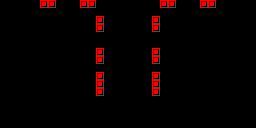

This is a level from a 2D game, rendered from its Tiled map with the project's own tilesets. A one-line summary and the map file follow, with tile-layer data summarised:
An orthogonal 32x16 tile map with 8x8 px tiles, 1 tile layer (tile_4), 4 hidden layers not drawn, 2 tilesets and 28 objects.

<map version="1.0" orientation="orthogonal" renderorder="right-down" width="32" height="16" tilewidth="8" tileheight="8" nextobjectid="46">
 <tileset firstgid="1" name="tiles" tilewidth="8" tileheight="8" tilecount="112">
  <image source="../../tapes/santalirium/tiles.png" width="64" height="115" />
  <tile id="0">
   <properties>
    <property name="#stencil" value="&lt;" />
    <property name="animation" value="&quot;idle&quot;" />
    <property name="animations" value="{&quot;idle&quot;:{&quot;frames&quot;:[0,1,2],&quot;speed&quot;:2,&quot;loopTo&quot;:0}}" />
    <property name="colorId" value="&quot;color2&quot;" />
    <property name="conveyorSide" value="-0.4" />
    <property name="tileX" value="0" />
    <property name="tileY" value="40" />
    <property name="type" value="[&quot;colored&quot;,&quot;conveyor&quot;,&quot;animatedObject&quot;,&quot;sceneObject&quot;,&quot;enemyWall&quot;]" />
   </properties>
  </tile>
  <tile id="1">
   <properties>
    <property name="#stencil" value="&gt;" />
    <property name="animation" value="&quot;idle&quot;" />
    <property name="animations" value="{&quot;idle&quot;:{&quot;frames&quot;:[2,1,0],&quot;speed&quot;:2,&quot;loopTo&quot;:0}}" />
    <property name="colorId" value="&quot;color2&quot;" />
    <property name="conveyorSide" value="0.4" />
    <property name="tileX" value="0" />
    <property name="tileY" value="40" />
    <property name="type" value="[&quot;colored&quot;,&quot;conveyor&quot;,&quot;animatedObject&quot;,&quot;sceneObject&quot;,&quot;enemyWall&quot;]" />
   </properties>
  </tile>
  <tile id="2">
   <properties>
    <property name="#stencil" value="x" />
    <property name="type" value="[&quot;enemyWall&quot;,&quot;sceneObject&quot;]" />
    <property name="visible" value="0" />
   </properties>
  </tile>
  <tile id="8">
   <properties>
    <property name="#stencil" value="#" />
    <property name="colorId" value="&quot;color0&quot;" />
    <property name="type" value="[&quot;colored&quot;,&quot;wall&quot;,&quot;sceneObject&quot;,&quot;enemyWall&quot;]" />
   </properties>
  </tile>
  <tile id="9">
   <properties>
    <property name="#like" value="#" />
    <property name="#stencil" value="W" />
   </properties>
  </tile>
  <tile id="16">
   <properties>
    <property name="#stencil" value="-" />
    <property name="colorId" value="&quot;color1&quot;" />
    <property name="type" value="[&quot;colored&quot;,&quot;passunder&quot;,&quot;sceneObject&quot;,&quot;enemyWall&quot;]" />
   </properties>
  </tile>
  <tile id="24">
   <properties>
    <property name="#stencil" value="~" />
    <property name="colorId" value="&quot;color3&quot;" />
    <property name="type" value="[&quot;colored&quot;,&quot;crumble&quot;,&quot;passunder&quot;,&quot;sceneObject&quot;,&quot;enemyWall&quot;]" />
   </properties>
  </tile>
  <tile id="32">
   <properties>
    <property name="#stencil" value="^" />
    <property name="colorId" value="&quot;color4&quot;" />
    <property name="type" value="[&quot;colored&quot;,&quot;kill&quot;,&quot;sceneObject&quot;,&quot;enemyWall&quot;]" />
   </properties>
  </tile>
  <tile id="33">
   <properties>
    <property name="#like" value="^" />
    <property name="#stencil" value="v" />
   </properties>
  </tile>
  <tile id="43">
   <properties>
    <property name="#frames" value="2" />
    <property name="#stencil" value="(" />
    <property name="colorId" value="&quot;color2&quot;" />
    <property name="type" value="[&quot;colored&quot;,&quot;passunder&quot;,&quot;animatedObject&quot;,&quot;sceneObject&quot;,&quot;enemyWall&quot;]" />
   </properties>
  </tile>
  <tile id="45">
   <properties>
    <property name="#like" value="(" />
    <property name="#stencil" value=")" />
   </properties>
  </tile>
  <tile id="48">
   <properties>
    <property name="#stencil" value="$" />
    <property name="states" value="{&quot;code&quot;:{&quot;name&quot;:&quot;Execute&quot;,&quot;data&quot;:{&quot;set&quot;:{&quot;bgcolor&quot;:{&quot;_&quot;:[&quot;randomValue&quot;,[&quot;#f00&quot;,&quot;#0f0&quot;,&quot;#00f&quot;,&quot;#ff0&quot;,&quot;#0ff&quot;,&quot;#fff&quot;]]}}}}}" />
    <property name="type" value="[&quot;key&quot;,&quot;animatedObject&quot;,&quot;colored&quot;,&quot;sceneObject&quot;,&quot;enemyWall&quot;]" />
   </properties>
  </tile>
 </tileset>
 <tileset firstgid="113" name="sprites" tilewidth="16" tileheight="16" tilecount="28">
  <image source="../../tapes/santalirium/sprites.png" width="64" height="96" />
  <tile id="0">
   <properties>
    <property name="#stencil" value="player" />
   </properties>
  </tile>
  <tile id="2">
   <properties>
    <property name="#stencil" value="enemy" />
    <property name="tileX" value="32" />
    <property name="tileY" value="0" />
   </properties>
  </tile>
  <tile id="4">
   <properties>
    <property name="#stencil" value="enemy" />
    <property name="tileX" value="0" />
    <property name="tileY" value="16" />
   </properties>
  </tile>
  <tile id="6">
   <properties>
    <property name="#stencil" value="enemy" />
    <property name="tileX" value="32" />
    <property name="tileY" value="16" />
   </properties>
  </tile>
  <tile id="8">
   <properties>
    <property name="#stencil" value="enemy" />
    <property name="tileX" value="0" />
    <property name="tileY" value="32" />
   </properties>
  </tile>
  <tile id="10">
   <properties>
    <property name="#stencil" value="enemy" />
    <property name="tileX" value="32" />
    <property name="tileY" value="32" />
   </properties>
  </tile>
  <tile id="12">
   <properties>
    <property name="#stencil" value="enemy" />
    <property name="tileX" value="0" />
    <property name="tileY" value="48" />
   </properties>
  </tile>
  <tile id="14">
   <properties>
    <property name="#stencil" value="enemy" />
    <property name="tileX" value="32" />
    <property name="tileY" value="48" />
   </properties>
  </tile>
  <tile id="16">
   <properties>
    <property name="#stencil" value="enemy" />
    <property name="tileX" value="0" />
    <property name="tileY" value="64" />
   </properties>
  </tile>
  <tile id="18">
   <properties>
    <property name="#stencil" value="enemy" />
    <property name="tileX" value="32" />
    <property name="tileY" value="64" />
   </properties>
  </tile>
  <tile id="20">
   <properties>
    <property name="#stencil" value="enemy" />
    <property name="tileX" value="0" />
    <property name="tileY" value="80" />
   </properties>
  </tile>
  <tile id="22">
   <properties>
    <property name="#stencil" value="exit" />
   </properties>
  </tile>
 </tileset>
 <layer name="tile_1" width="32" height="16" visible="0">
  <data>[512 cells, 161 non-empty, 10 distinct tile ids]</data>
 </layer>
 <objectgroup name="stencil_1" visible="0">
  <object id="1" gid="113" x="8" y="120" width="16" height="16" />
  <object id="2" gid="135" x="232" y="120" width="16" height="16" />
  <object id="3" gid="115" x="104" y="72" width="16" height="16">
   <properties>
    <property name="forceX" value="-1" />
   </properties>
  </object>
 </objectgroup>
 <objectgroup name="scene_1" visible="0">
  <properties>
   <property name="#stencil" value="stencil_1" />
   <property name="#tile" value="tile_1" />
   <property name="color0" value="&quot;#f00&quot;" />
   <property name="color1" value="&quot;#0f0&quot;" />
   <property name="color2" value="&quot;#00f&quot;" />
   <property name="color3" value="&quot;#0ff&quot;" />
   <property name="color4" value="&quot;#f00&quot;" />
   <property name="roomName" value="&quot;Retrogaming Calls&quot;" />
   <property name="set" value="{&quot;_&quot;:[&quot;stencil&quot;,&quot;modelStage&quot;]}" />
  </properties>
 </objectgroup>
 <layer name="tile_2" width="32" height="16" visible="0">
  <data>[512 cells, 165 non-empty, 9 distinct tile ids]</data>
 </layer>
 <objectgroup name="stencil_2" visible="0">
  <object id="4" gid="135" x="232" y="120" width="16" height="16" />
  <object id="6" gid="117" x="192" y="120" width="16" height="16">
   <properties>
    <property name="forceX" value="-1" />
   </properties>
  </object>
  <object id="7" gid="119" x="104" y="40" width="16" height="16">
   <properties>
    <property name="forceX" value="-1" />
   </properties>
  </object>
  <object id="8" gid="113" x="8" y="120" width="16" height="16" />
 </objectgroup>
 <objectgroup name="scene_2" visible="0">
  <properties>
   <property name="#stencil" value="stencil_2" />
   <property name="#tile" value="tile_2" />
   <property name="color0" value="&quot;#ff0&quot;" />
   <property name="color1" value="&quot;#f0f&quot;" />
   <property name="color2" value="&quot;#0f0&quot;" />
   <property name="color3" value="&quot;#7f007f&quot;" />
   <property name="color4" value="&quot;#007f7f&quot;" />
   <property name="roomName" value="&quot;The Beast Friends&quot;" />
   <property name="set" value="{&quot;_&quot;:[&quot;stencil&quot;,&quot;modelStage&quot;]}" />
  </properties>
 </objectgroup>
 <layer name="tile_3" width="32" height="16" visible="0">
  <data>[512 cells, 259 non-empty, 6 distinct tile ids]</data>
 </layer>
 <objectgroup name="stencil_3" visible="0">
  <object id="9" gid="135" x="120" y="120" width="16" height="16" />
  <object id="10" gid="113" x="8" y="120" width="16" height="16" />
  <object id="11" gid="121" x="80" y="80" width="16" height="16">
   <properties>
    <property name="forceX" value="-1" />
   </properties>
  </object>
  <object id="12" gid="123" x="144" y="24" width="16" height="16">
   <properties>
    <property name="forceX" value="1" />
   </properties>
  </object>
  <object id="13" gid="123" x="144" y="120" width="16" height="16">
   <properties>
    <property name="forceX" value="1" />
   </properties>
  </object>
 </objectgroup>
 <objectgroup name="scene_3" visible="0">
  <properties>
   <property name="#stencil" value="stencil_3" />
   <property name="#tile" value="tile_3" />
   <property name="color0" value="&quot;#00f&quot;" />
   <property name="color1" value="&quot;#ff0&quot;" />
   <property name="color2" value="&quot;#0f0&quot;" />
   <property name="color3" value="&quot;#7f0000&quot;" />
   <property name="color4" value="&quot;#ff0&quot;" />
   <property name="roomName" value="&quot;Made in Sweden&quot;" />
   <property name="set" value="{&quot;_&quot;:[&quot;stencil&quot;,&quot;modelStage&quot;]}" />
  </properties>
 </objectgroup>
 <layer name="tile_4" width="32" height="16">
  <data>[512 cells, 148 non-empty, 4 distinct tile ids]</data>
 </layer>
 <objectgroup name="stencil_4">
  <object id="14" gid="113" x="232" y="120" width="16" height="16">
   <properties>
    <property name="flipX" value="1" />
   </properties>
  </object>
  <object id="15" gid="125" x="200" y="40" width="16" height="16">
   <properties>
    <property name="forceY" value="-1" />
   </properties>
  </object>
  <object id="16" gid="125" x="160" y="64" width="16" height="16">
   <properties>
    <property name="forceY" value="1" />
   </properties>
  </object>
  <object id="17" gid="125" x="80" y="88" width="16" height="16">
   <properties>
    <property name="forceY" value="-1" />
   </properties>
  </object>
  <object id="18" gid="125" x="40" y="112" width="16" height="16">
   <properties>
    <property name="forceY" value="1" />
   </properties>
  </object>
  <object id="22" gid="127" x="136" y="32" width="16" height="16">
   <properties>
    <property name="forceX" value="1" />
   </properties>
  </object>
  <object id="25" gid="127" x="104" y="64" width="16" height="16">
   <properties>
    <property name="forceX" value="-1" />
   </properties>
  </object>
  <object id="27" gid="127" x="136" y="96" width="16" height="16">
   <properties>
    <property name="forceX" value="1" />
   </properties>
  </object>
  <object id="28" gid="127" x="120" y="120" width="16" height="16">
   <properties>
    <property name="forceX" value="1" />
   </properties>
  </object>
  <object id="30" gid="135" x="232" y="16" width="16" height="16" />
 </objectgroup>
 <objectgroup name="scene_4">
  <properties>
   <property name="#stencil" value="stencil_4" />
   <property name="#tile" value="tile_4" />
   <property name="color0" value="&quot;#f00&quot;" />
   <property name="color1" value="&quot;#f00&quot;" />
   <property name="color2" value="&quot;#f00&quot;" />
   <property name="color3" value="&quot;#f00&quot;" />
   <property name="color4" value="&quot;#f00&quot;" />
   <property name="roomName" value="&quot;Mike's fine oil&quot;" />
   <property name="set" value="{&quot;_&quot;:[&quot;stencil&quot;,&quot;modelStage&quot;]}" />
  </properties>
 </objectgroup>
 <layer name="tile_5" width="32" height="16" visible="0">
  <data>[512 cells, 163 non-empty, 9 distinct tile ids]</data>
 </layer>
 <objectgroup name="stencil_5" visible="0">
  <object id="33" gid="113" x="224" y="120" width="16" height="16">
   <properties>
    <property name="flipX" value="1" />
   </properties>
  </object>
  <object id="35" gid="131" x="160" y="120" width="16" height="16">
   <properties>
    <property name="forceX" value="-1" />
   </properties>
  </object>
  <object id="40" gid="135" x="152" y="80" width="16" height="16" />
  <object id="41" gid="129" x="192" y="88" width="16" height="16">
   <properties>
    <property name="forceY" value="1" />
   </properties>
  </object>
  <object id="44" gid="131" x="112" y="48" width="16" height="16">
   <properties>
    <property name="forceX" value="1" />
    <property name="forceY" value="1" />
   </properties>
  </object>
  <object id="45" gid="129" x="40" y="40" width="16" height="16">
   <properties>
    <property name="forceX" value="-1" />
    <property name="forceY" value="1" />
   </properties>
  </object>
 </objectgroup>
 <objectgroup name="scene_5" visible="0">
  <properties>
   <property name="#stencil" value="stencil_5" />
   <property name="#tile" value="tile_5" />
   <property name="color0" value="&quot;#0f0&quot;" />
   <property name="color1" value="&quot;#f00&quot;" />
   <property name="color2" value="&quot;#0ff&quot;" />
   <property name="color3" value="&quot;#7f0000&quot;" />
   <property name="color4" value="&quot;#0f0&quot;" />
   <property name="lastScene" value="1" />
   <property name="roomName" value="&quot;Deploying on Friday&quot;" />
   <property name="set" value="{&quot;_&quot;:[&quot;stencil&quot;,&quot;modelStage&quot;]}" />
  </properties>
 </objectgroup>
</map>
